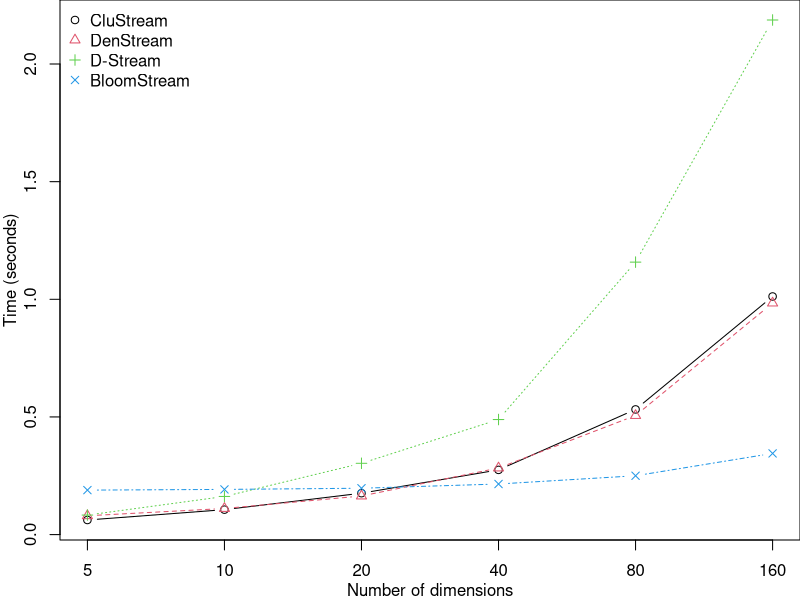

Source code (R): (Note: this script raises an error after producing the figure.)
# dimension stats
stats = data.frame()
stats <- rbind(stats, c(0.0620000, 0.0800000, 0.083, 0.189)) # 5
stats <- rbind(stats, c(0.1060000, 0.1110000, 0.1620000, 0.192)) # 10
stats <- rbind(stats, c(0.1760000, 0.1640000, 0.3030000, 0.1970000)) # 20
stats <- rbind(stats, c(0.2750000, 0.2830000 , 0.4890000, 0.2150000)) # 40
stats <- rbind(stats, c(0.5320000, 0.5060000, 1.1580000, 0.2500000)) # 80
stats <- rbind(stats, c(1.0120000, 0.9840000 , 2.1870000, 0.3450000)) # 160


par(
    oma = c(2, 2, 0, 0), # two rows of text at the outer left and bottom margin
    mar = c(1, 1, 0, 0), # space for one row of text at ticks and to separate plots
    mgp = c(2, 1, 0),    # axis label at 2 rows distance, tick labels at 1 row
    xpd = NA # allow content to protrude into outer margin (and beyond)
    )            
matplot(stats, xlab = "Number of dimensions", ylab = "Time (seconds)",
        log="x",
        #asp=1,
        #at=c(c(5,0), c(10,1), c(20,1.5), c(40,1), c(80,2), c(160,2)),
        at=c(5,10,20,40,80,160),
        axes=T,  x = c(5, 10, 20, 40, 80, 160), 
        #mar=c(0,0,20,0), # bottom, left, top, right
        type = c("b"), pch=c(1,2,3,4), col = 1:4)

axis(side=2)
legend("topleft", 
       bty = "n",
       legend = c("CluStream", "DenStream", "D-Stream", "BloomStream"), 
       col=1:4, pch=c(1,2,3,4)) # optional legend

fbase = "~/Desktop/benchmarks/datasets/synthetic/"
measure="final_benchmark_dimension"



savePlotPNG = function(measure) {
  plotFile = paste(fbase, measure, ".png", sep="")
  print(plotFile)
  dev.copy(png, filename=plotFile, res=72);
  dev.off ();
}

savePlotEPS = function(measure) {
  plotFile = paste(fbase, measure, ".eps", sep="")
  print(plotFile)
  dev.copy2eps(file=plotFile);
  dev.off ();
}

savePlotPNG(measure)
savePlotEPS(measure)